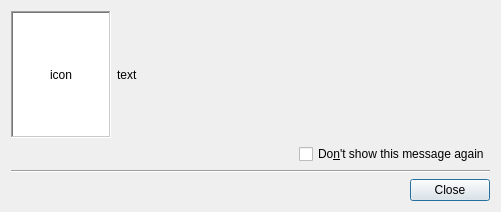
<?xml version="1.0" encoding="UTF-8"?>
<ui version="4.0">
 <class>ReminderDialog</class>
 <widget class="QDialog" name="ReminderDialog">
  <property name="geometry">
   <rect>
    <x>0</x>
    <y>0</y>
    <width>501</width>
    <height>212</height>
   </rect>
  </property>
  <property name="windowTitle">
   <string>Help SMPlayer</string>
  </property>
  <layout class="QVBoxLayout" name="verticalLayout">
   <item>
    <layout class="QHBoxLayout" name="horizontalLayout">
     <item>
      <widget class="QLabel" name="icon_label">
       <property name="minimumSize">
        <size>
         <width>100</width>
         <height>0</height>
        </size>
       </property>
       <property name="palette">
        <palette>
         <active>
          <colorrole role="Base">
           <brush brushstyle="SolidPattern">
            <color alpha="255">
             <red>255</red>
             <green>255</green>
             <blue>255</blue>
            </color>
           </brush>
          </colorrole>
          <colorrole role="Window">
           <brush brushstyle="SolidPattern">
            <color alpha="255">
             <red>255</red>
             <green>255</green>
             <blue>255</blue>
            </color>
           </brush>
          </colorrole>
         </active>
         <inactive>
          <colorrole role="Base">
           <brush brushstyle="SolidPattern">
            <color alpha="255">
             <red>255</red>
             <green>255</green>
             <blue>255</blue>
            </color>
           </brush>
          </colorrole>
          <colorrole role="Window">
           <brush brushstyle="SolidPattern">
            <color alpha="255">
             <red>255</red>
             <green>255</green>
             <blue>255</blue>
            </color>
           </brush>
          </colorrole>
         </inactive>
         <disabled>
          <colorrole role="Base">
           <brush brushstyle="SolidPattern">
            <color alpha="255">
             <red>255</red>
             <green>255</green>
             <blue>255</blue>
            </color>
           </brush>
          </colorrole>
          <colorrole role="Window">
           <brush brushstyle="SolidPattern">
            <color alpha="255">
             <red>255</red>
             <green>255</green>
             <blue>255</blue>
            </color>
           </brush>
          </colorrole>
         </disabled>
        </palette>
       </property>
       <property name="toolTip">
        <string/>
       </property>
       <property name="autoFillBackground">
        <bool>true</bool>
       </property>
       <property name="frameShape">
        <enum>QFrame::WinPanel</enum>
       </property>
       <property name="frameShadow">
        <enum>QFrame::Sunken</enum>
       </property>
       <property name="text">
        <string notr="true">icon</string>
       </property>
       <property name="alignment">
        <set>Qt::AlignCenter</set>
       </property>
      </widget>
     </item>
     <item>
      <widget class="QLabel" name="text_label">
       <property name="sizePolicy">
        <sizepolicy hsizetype="MinimumExpanding" vsizetype="Preferred">
         <horstretch>0</horstretch>
         <verstretch>0</verstretch>
        </sizepolicy>
       </property>
       <property name="text">
        <string notr="true">text</string>
       </property>
       <property name="wordWrap">
        <bool>true</bool>
       </property>
      </widget>
     </item>
    </layout>
   </item>
   <item alignment="Qt::AlignRight">
    <widget class="QCheckBox" name="dont_show_check">
     <property name="text">
      <string>Do&amp;n't show this message again</string>
     </property>
    </widget>
   </item>
   <item>
    <widget class="Line" name="line">
     <property name="orientation">
      <enum>Qt::Horizontal</enum>
     </property>
    </widget>
   </item>
   <item>
    <widget class="QDialogButtonBox" name="buttonBox">
     <property name="orientation">
      <enum>Qt::Horizontal</enum>
     </property>
     <property name="standardButtons">
      <set>QDialogButtonBox::Close</set>
     </property>
    </widget>
   </item>
  </layout>
 </widget>
 <tabstops>
  <tabstop>buttonBox</tabstop>
  <tabstop>dont_show_check</tabstop>
 </tabstops>
 <resources/>
 <connections/>
</ui>
